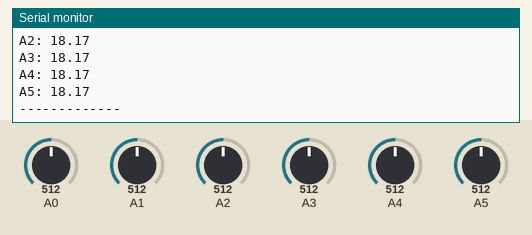
This sketch was run on a simulated Arduino Uno, built with avr-gcc and run on an emulated ATmega328P. Shown: the last lines printed to the serial monitor. Inputs (shaded band) come from the test bench; at power-on: A0 = 512, A1 = 512, A2 = 512, A3 = 512, A4 = 512, A5 = 512.

Above: at 1.8 s.
1.9 s: A0 set to 716
3.4 s: A1 set to 716
4.9 s: A2 set to 716
6.4 s: A3 set to 716
7.9 s: A4 set to 716
At 8.8 s:
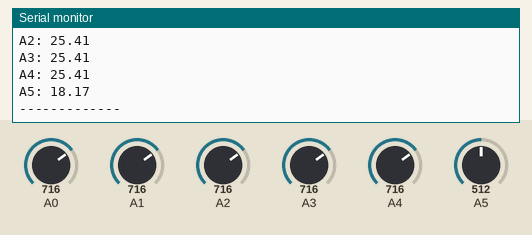
9.4 s: A5 set to 716
At 10.6 s:
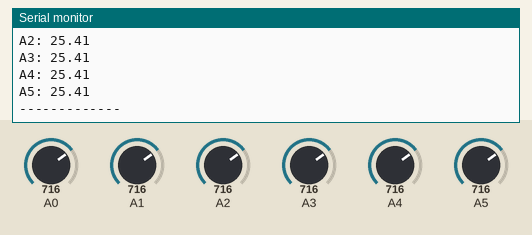
Timing chart, 0 to 11.9 s (numbered marks = the images above; inputs shaded):
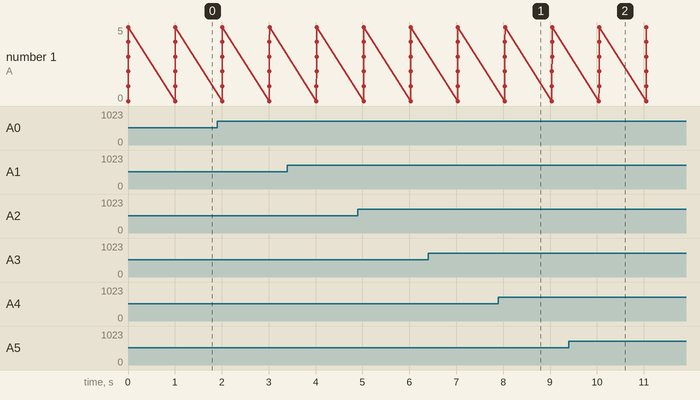

Measured:
- after the input at 7.9 s, the serial monitor: prints a new line after 0.14 s (image 1)
- after the input at 9.4 s, the serial monitor: prints a new line after 0.65 s (image 2)

The sketch:

Multi_Channel_VoltMeter_Basic.ino
```cpp
#include "GnGMultiChannelVoltMeter.h"

int tempArray[] = {A0, A1, A2, A3, A4, A5}; //Your Voltage Measuring channels

GnGMultiChannelVoltMeter *mcVoltmeterptr = new GnGMultiChannelVoltMeter(tempArray, 6); // Declaring there are six channels and what those channels are
GnGMultiChannelVoltMeter mcVoltmeter = *mcVoltmeterptr; //for ease of use below

void setup()
{
  Serial.begin(115200);
}

void loop() {
  //tempPin=5;
  for (int i = 0; i < 6; i ++)
  {
    int pin = mcVoltmeter.analogPinArray[i];
    Serial.print("A"); Serial.print(i); Serial.print(": "); Serial.println(mcVoltmeter.returnVoltage(pin)); //printing out voltage measurement of every channel
  }
  Serial.println("-------------");
  delay(1000);
}
```
